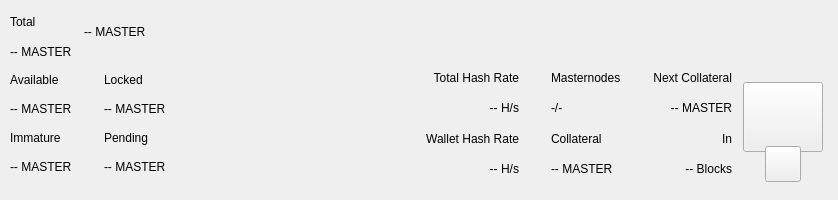
<?xml version="1.0" encoding="UTF-8"?>
<ui version="4.0">
 <class>TopBar</class>
 <widget class="QWidget" name="TopBar">
  <property name="geometry">
   <rect>
    <x>0</x>
    <y>0</y>
    <width>838</width>
    <height>200</height>
   </rect>
  </property>
  <property name="minimumSize">
   <size>
    <width>0</width>
    <height>200</height>
   </size>
  </property>
  <property name="maximumSize">
   <size>
    <width>16777215</width>
    <height>200</height>
   </size>
  </property>
  <property name="windowTitle">
   <string>Form</string>
  </property>
  <layout class="QVBoxLayout" name="verticalLayout_10" stretch="0">
   <property name="spacing">
    <number>0</number>
   </property>
   <property name="leftMargin">
    <number>0</number>
   </property>
   <property name="topMargin">
    <number>0</number>
   </property>
   <property name="rightMargin">
    <number>0</number>
   </property>
   <property name="bottomMargin">
    <number>0</number>
   </property>
   <item>
    <widget class="PFBorderImage" name="containerTop">
     <layout class="QVBoxLayout" name="verticalLayout_11">
      <property name="spacing">
       <number>0</number>
      </property>
      <property name="leftMargin">
       <number>0</number>
      </property>
      <property name="topMargin">
       <number>0</number>
      </property>
      <property name="rightMargin">
       <number>0</number>
      </property>
      <property name="bottomMargin">
       <number>0</number>
      </property>
      <item>
       <widget class="QWidget" name="top_container_2" native="true">
        <property name="minimumSize">
         <size>
          <width>0</width>
          <height>65</height>
         </size>
        </property>
        <layout class="QHBoxLayout" name="top_container">
         <property name="spacing">
          <number>0</number>
         </property>
         <property name="leftMargin">
          <number>10</number>
         </property>
         <property name="topMargin">
          <number>0</number>
         </property>
         <property name="rightMargin">
          <number>10</number>
         </property>
         <property name="bottomMargin">
          <number>0</number>
         </property>
         <item>
          <layout class="QHBoxLayout" name="horizontalLayout_4">
           <property name="spacing">
            <number>12</number>
           </property>
           <property name="rightMargin">
            <number>0</number>
           </property>
           <item>
            <widget class="QWidget" name="widgetAmount" native="true">
             <layout class="QVBoxLayout" name="verticalLayout_2">
              <property name="spacing">
               <number>2</number>
              </property>
              <property name="leftMargin">
               <number>0</number>
              </property>
              <property name="topMargin">
               <number>8</number>
              </property>
              <property name="rightMargin">
               <number>0</number>
              </property>
              <property name="bottomMargin">
               <number>0</number>
              </property>
              <item>
               <widget class="QLabel" name="labelTitle1">
                <property name="text">
                 <string>Total</string>
                </property>
               </widget>
              </item>
              <item>
               <widget class="PrivateQLabel" name="labelAmountPiv">
                <property name="text">
                 <string notr="true">-- MASTER</string>
                </property>
               </widget>
              </item>
             </layout>
            </widget>
           </item>
           <item alignment="Qt::AlignVCenter">
            <widget class="QWidget" name="widgetTopAmount" native="true">
             <property name="sizePolicy">
              <sizepolicy hsizetype="Preferred" vsizetype="Maximum">
               <horstretch>0</horstretch>
               <verstretch>0</verstretch>
              </sizepolicy>
             </property>
             <layout class="QHBoxLayout" name="horizontalLayout_5">
              <property name="spacing">
               <number>0</number>
              </property>
              <property name="leftMargin">
               <number>0</number>
              </property>
              <property name="topMargin">
               <number>0</number>
              </property>
              <property name="rightMargin">
               <number>0</number>
              </property>
              <property name="bottomMargin">
               <number>0</number>
              </property>
              <item alignment="Qt::AlignTop">
               <widget class="PrivateQLabel" name="labelAmountTopPiv">
                <property name="minimumSize">
                 <size>
                  <width>0</width>
                  <height>36</height>
                 </size>
                </property>
                <property name="styleSheet">
                 <string notr="true">padding:0px;margin:0px;</string>
                </property>
                <property name="text">
                 <string notr="true">-- MASTER</string>
                </property>
               </widget>
              </item>
             </layout>
            </widget>
           </item>
           <item>
            <spacer name="horizontalSpacer">
             <property name="orientation">
              <enum>Qt::Horizontal</enum>
             </property>
             <property name="sizeHint" stdset="0">
              <size>
               <width>40</width>
               <height>20</height>
              </size>
             </property>
            </spacer>
           </item>
           <item alignment="Qt::AlignRight">
            <widget class="QWidget" name="layoutSync" native="true">
             <property name="minimumSize">
              <size>
               <width>0</width>
               <height>36</height>
              </size>
             </property>
             <property name="maximumSize">
              <size>
               <width>16777215</width>
               <height>36</height>
              </size>
             </property>
             <layout class="QVBoxLayout" name="verticalLayout_9">
              <property name="leftMargin">
               <number>0</number>
              </property>
              <property name="topMargin">
               <number>0</number>
              </property>
              <property name="rightMargin">
               <number>0</number>
              </property>
              <property name="bottomMargin">
               <number>0</number>
              </property>
              <item>
               <widget class="ExpandableButton" name="pushButtonSync" native="true">
                <property name="minimumSize">
                 <size>
                  <width>36</width>
                  <height>36</height>
                 </size>
                </property>
                <property name="maximumSize">
                 <size>
                  <width>16777215</width>
                  <height>36</height>
                 </size>
                </property>
               </widget>
              </item>
             </layout>
            </widget>
           </item>
           <item>
            <widget class="ExpandableButton" name="pushButtonHDUpgrade" native="true">
             <property name="minimumSize">
              <size>
               <width>36</width>
               <height>36</height>
              </size>
             </property>
             <property name="maximumSize">
              <size>
               <width>16777215</width>
               <height>36</height>
              </size>
             </property>
            </widget>
           </item>
           <item>
            <widget class="ExpandableButton" name="pushButtonStack" native="true">
             <property name="minimumSize">
              <size>
               <width>36</width>
               <height>36</height>
              </size>
             </property>
             <property name="maximumSize">
              <size>
               <width>16777215</width>
               <height>36</height>
              </size>
             </property>
            </widget>
           </item>
           <item>
            <widget class="ExpandableButton" name="pushButtonConf" native="true">
             <property name="minimumSize">
              <size>
               <width>36</width>
               <height>36</height>
              </size>
             </property>
             <property name="maximumSize">
              <size>
               <width>16777215</width>
               <height>36</height>
              </size>
             </property>
            </widget>
           </item>
           <item>
            <widget class="ExpandableButton" name="pushButtonMasternodes" native="true">
             <property name="minimumSize">
              <size>
               <width>36</width>
               <height>36</height>
              </size>
             </property>
             <property name="maximumSize">
              <size>
               <width>16777215</width>
               <height>36</height>
              </size>
             </property>
            </widget>
           </item>
           <item>
            <widget class="ExpandableButton" name="pushButtonConsole" native="true">
             <property name="minimumSize">
              <size>
               <width>36</width>
               <height>36</height>
              </size>
             </property>
             <property name="maximumSize">
              <size>
               <width>16777215</width>
               <height>36</height>
              </size>
             </property>
            </widget>
           </item>
           <item>
            <widget class="ExpandableButton" name="pushButtonConnection" native="true">
             <property name="minimumSize">
              <size>
               <width>36</width>
               <height>36</height>
              </size>
             </property>
             <property name="maximumSize">
              <size>
               <width>16777215</width>
               <height>36</height>
              </size>
             </property>
            </widget>
           </item>
           <item>
            <widget class="ExpandableButton" name="pushButtonTor" native="true">
             <property name="minimumSize">
              <size>
               <width>36</width>
               <height>36</height>
              </size>
             </property>
             <property name="maximumSize">
              <size>
               <width>16777215</width>
               <height>36</height>
              </size>
             </property>
            </widget>
           </item>
           <item>
            <widget class="ExpandableButton" name="pushButtonLock" native="true">
             <property name="sizePolicy">
              <sizepolicy hsizetype="Expanding" vsizetype="Expanding">
               <horstretch>0</horstretch>
               <verstretch>0</verstretch>
              </sizepolicy>
             </property>
             <property name="minimumSize">
              <size>
               <width>36</width>
               <height>0</height>
              </size>
             </property>
             <property name="maximumSize">
              <size>
               <width>16777215</width>
               <height>36</height>
              </size>
             </property>
            </widget>
           </item>
           <item>
            <widget class="ExpandableButton" name="pushButtonTheme" native="true">
             <property name="minimumSize">
              <size>
               <width>36</width>
               <height>36</height>
              </size>
             </property>
             <property name="maximumSize">
              <size>
               <width>16777215</width>
               <height>36</height>
              </size>
             </property>
            </widget>
           </item>
           <item>
            <widget class="ExpandableButton" name="pushButtonFAQ" native="true">
             <property name="minimumSize">
              <size>
               <width>36</width>
               <height>36</height>
              </size>
             </property>
             <property name="maximumSize">
              <size>
               <width>16777215</width>
               <height>36</height>
              </size>
             </property>
            </widget>
           </item>
           <item>
            <widget class="ExpandableButton" name="pushButtonPrivacy" native="true">
             <property name="minimumSize">
              <size>
               <width>36</width>
               <height>36</height>
              </size>
             </property>
             <property name="maximumSize">
              <size>
               <width>16777215</width>
               <height>36</height>
              </size>
             </property>
            </widget>
           </item>
          </layout>
         </item>
        </layout>
       </widget>
      </item>
      <item>
       <widget class="QWidget" name="bottom_container" native="true">
        <property name="minimumSize">
         <size>
          <width>0</width>
          <height>135</height>
         </size>
        </property>
        <layout class="QHBoxLayout" name="botton_container">
         <property name="leftMargin">
          <number>10</number>
         </property>
         <property name="topMargin">
          <number>0</number>
         </property>
         <property name="rightMargin">
          <number>10</number>
         </property>
         <property name="bottomMargin">
          <number>10</number>
         </property>
         <item>
          <layout class="QHBoxLayout" name="horizontalLayout_3">
           <property name="spacing">
            <number>0</number>
           </property>
           <property name="bottomMargin">
            <number>9</number>
           </property>
           <item>
            <layout class="QVBoxLayout" name="verticalLayout_7">
             <property name="spacing">
              <number>0</number>
             </property>
             <property name="leftMargin">
              <number>0</number>
             </property>
             <property name="rightMargin">
              <number>0</number>
             </property>
             <item>
              <layout class="QHBoxLayout" name="horizontalLayout_2">
               <property name="spacing">
                <number>0</number>
               </property>
               <item>
                <layout class="QVBoxLayout" name="verticalLayout_6">
                 <item>
                  <widget class="QLabel" name="labelTitle5">
                   <property name="text">
                    <string>Available</string>
                   </property>
                  </widget>
                 </item>
                 <item>
                  <widget class="PrivateQLabel" name="labelAvailablePiv">
                   <property name="text">
                    <string>-- MASTER</string>
                   </property>
                  </widget>
                 </item>
                 <item>
                  <widget class="QLabel" name="labelTitle4">
                   <property name="text">
                    <string>Immature</string>
                   </property>
                  </widget>
                 </item>
                 <item>
                  <widget class="PrivateQLabel" name="labelImmaturePiv">
                   <property name="text">
                    <string notr="true">-- MASTER</string>
                   </property>
                  </widget>
                 </item>
                </layout>
               </item>
               <item>
                <layout class="QVBoxLayout" name="verticalLayout_8">
                 <property name="leftMargin">
                  <number>32</number>
                 </property>
                 <item>
                  <widget class="QLabel" name="labelTitle6">
                   <property name="text">
                    <string>Locked</string>
                   </property>
                  </widget>
                 </item>
                 <item>
                  <widget class="PrivateQLabel" name="labelLockedPiv">
                   <property name="text">
                    <string>-- MASTER</string>
                   </property>
                  </widget>
                 </item>
                 <item>
                  <widget class="QLabel" name="labelTitle3">
                   <property name="text">
                    <string>Pending</string>
                   </property>
                  </widget>
                 </item>
                 <item>
                  <widget class="PrivateQLabel" name="labelPendingPiv">
                   <property name="text">
                    <string notr="true">-- MASTER</string>
                   </property>
                  </widget>
                 </item>
                </layout>
               </item>
              </layout>
             </item>
            </layout>
           </item>
          </layout>
         </item>
         <item>
          <spacer name="horizontalSpacer_2">
           <property name="orientation">
            <enum>Qt::Horizontal</enum>
           </property>
           <property name="sizeHint" stdset="0">
            <size>
             <width>40</width>
             <height>20</height>
            </size>
           </property>
          </spacer>
         </item>
         <item>
          <layout class="QHBoxLayout" name="horizontalLayout_6">
           <property name="spacing">
            <number>0</number>
           </property>
           <property name="rightMargin">
            <number>0</number>
           </property>
           <property name="bottomMargin">
            <number>9</number>
           </property>
           <item>
            <widget class="QWidget" name="widgetStaking" native="true">
             <layout class="QVBoxLayout" name="verticalLayout_12">
              <property name="leftMargin">
               <number>32</number>
              </property>
              <property name="topMargin">
               <number>0</number>
              </property>
              <property name="rightMargin">
               <number>0</number>
              </property>
              <property name="bottomMargin">
               <number>0</number>
              </property>
              <item>
               <widget class="QLabel" name="labelNetworkHashRateTitle">
                <property name="text">
                 <string>Total Hash Rate</string>
                </property>
                <property name="textFormat">
                 <enum>Qt::AutoText</enum>
                </property>
                <property name="alignment">
                 <set>Qt::AlignRight|Qt::AlignTrailing|Qt::AlignVCenter</set>
                </property>
               </widget>
              </item>
              <item>
               <widget class="QLabel" name="labelNetworkHashRateValue">
                <property name="layoutDirection">
                 <enum>Qt::LeftToRight</enum>
                </property>
                <property name="text">
                 <string>-- H/s</string>
                </property>
                <property name="textFormat">
                 <enum>Qt::AutoText</enum>
                </property>
                <property name="alignment">
                 <set>Qt::AlignRight|Qt::AlignTrailing|Qt::AlignVCenter</set>
                </property>
               </widget>
              </item>
              <item>
               <widget class="QLabel" name="labelWalletHashRateTitle">
                <property name="text">
                 <string>Wallet Hash Rate</string>
                </property>
                <property name="textFormat">
                 <enum>Qt::AutoText</enum>
                </property>
                <property name="alignment">
                 <set>Qt::AlignRight|Qt::AlignTrailing|Qt::AlignVCenter</set>
                </property>
               </widget>
              </item>
              <item>
               <widget class="PrivateQLabel" name="labelWalletHashRateValue">
                <property name="text">
                 <string notr="true">-- H/s</string>
                </property>
                <property name="textFormat">
                 <enum>Qt::AutoText</enum>
                </property>
                <property name="alignment">
                 <set>Qt::AlignRight|Qt::AlignTrailing|Qt::AlignVCenter</set>
                </property>
               </widget>
              </item>
             </layout>
            </widget>
           </item>
           <item>
            <widget class="QWidget" name="widgetMasternodes" native="true">
             <layout class="QVBoxLayout">
              <property name="leftMargin">
               <number>32</number>
              </property>
              <property name="topMargin">
               <number>0</number>
              </property>
              <property name="rightMargin">
               <number>0</number>
              </property>
              <property name="bottomMargin">
               <number>0</number>
              </property>
              <item>
               <widget class="QLabel" name="labelMasternodesTitle">
                <property name="text">
                 <string>Masternodes</string>
                </property>
               </widget>
              </item>
              <item>
               <widget class="PrivateQLabel" name="labelMasternodeCount">
                <property name="text">
                 <string>-/-</string>
                </property>
               </widget>
              </item>
              <item>
               <widget class="QLabel" name="labelCollateralTitle">
                <property name="text">
                 <string>Collateral</string>
                </property>
               </widget>
              </item>
              <item>
               <widget class="QLabel" name="labelCollateralValue">
                <property name="text">
                 <string notr="true">-- MASTER</string>
                </property>
               </widget>
              </item>
             </layout>
            </widget>
           </item>
           <item>
            <widget class="QWidget" name="widgetNextCollateral" native="true">
             <layout class="QVBoxLayout" name="verticalLayout_12">
              <property name="leftMargin">
               <number>32</number>
              </property>
              <property name="topMargin">
               <number>0</number>
              </property>
              <property name="rightMargin">
               <number>0</number>
              </property>
              <property name="bottomMargin">
               <number>0</number>
              </property>
              <item>
               <widget class="QLabel" name="labelNextMasternodesTitle">
                <property name="text">
                 <string>Next Collateral</string>
                </property>
                <property name="textFormat">
                 <enum>Qt::AutoText</enum>
                </property>
                <property name="alignment">
                 <set>Qt::AlignRight|Qt::AlignTrailing|Qt::AlignVCenter</set>
                </property>
               </widget>
              </item>
              <item>
               <widget class="QLabel" name="labelNextCollateralValue">
                <property name="text">
                 <string>-- MASTER</string>
                </property>
                <property name="textFormat">
                 <enum>Qt::AutoText</enum>
                </property>
                <property name="alignment">
                 <set>Qt::AlignRight|Qt::AlignTrailing|Qt::AlignVCenter</set>
                </property>
               </widget>
              </item>
              <item>
               <widget class="QLabel" name="labelRemainingBlocks">
                <property name="text">
                 <string>In</string>
                </property>
                <property name="textFormat">
                 <enum>Qt::AutoText</enum>
                </property>
                <property name="alignment">
                 <set>Qt::AlignRight|Qt::AlignTrailing|Qt::AlignVCenter</set>
                </property>
               </widget>
              </item>
              <item>
               <widget class="QLabel" name="labelNextCollateralBlocks">
                <property name="text">
                 <string notr="true">-- Blocks</string>
                </property>
                <property name="textFormat">
                 <enum>Qt::AutoText</enum>
                </property>
                <property name="alignment">
                 <set>Qt::AlignRight|Qt::AlignTrailing|Qt::AlignVCenter</set>
                </property>
               </widget>
              </item>
             </layout>
            </widget>
           </item>
          </layout>
         </item>
         <item>
          <widget class="QWidget" name="qrContainer" native="true">
           <property name="sizePolicy">
            <sizepolicy hsizetype="Preferred" vsizetype="Minimum">
             <horstretch>0</horstretch>
             <verstretch>0</verstretch>
            </sizepolicy>
           </property>
           <property name="minimumSize">
            <size>
             <width>90</width>
             <height>110</height>
            </size>
           </property>
           <property name="maximumSize">
            <size>
             <width>90</width>
             <height>110</height>
            </size>
           </property>
           <layout class="QVBoxLayout" name="containerQR">
            <property name="spacing">
             <number>0</number>
            </property>
            <property name="leftMargin">
             <number>5</number>
            </property>
            <property name="topMargin">
             <number>10</number>
            </property>
            <property name="rightMargin">
             <number>5</number>
            </property>
            <property name="bottomMargin">
             <number>0</number>
            </property>
            <item>
             <widget class="QPushButton" name="btnQr">
              <property name="minimumSize">
               <size>
                <width>70</width>
                <height>70</height>
               </size>
              </property>
              <property name="maximumSize">
               <size>
                <width>16777215</width>
                <height>70</height>
               </size>
              </property>
              <property name="focusPolicy">
               <enum>Qt::NoFocus</enum>
              </property>
              <property name="text">
               <string/>
              </property>
              <property name="iconSize">
               <size>
                <width>70</width>
                <height>70</height>
               </size>
              </property>
             </widget>
            </item>
            <item>
             <spacer name="verticalSpacer">
              <property name="orientation">
               <enum>Qt::Vertical</enum>
              </property>
              <property name="sizeType">
               <enum>QSizePolicy::Fixed</enum>
              </property>
              <property name="sizeHint" stdset="0">
               <size>
                <width>20</width>
                <height>20</height>
               </size>
              </property>
             </spacer>
            </item>
            <item alignment="Qt::AlignHCenter|Qt::AlignBottom">
             <widget class="QPushButton" name="pushButtonQR">
              <property name="minimumSize">
               <size>
                <width>36</width>
                <height>36</height>
               </size>
              </property>
              <property name="maximumSize">
               <size>
                <width>36</width>
                <height>36</height>
               </size>
              </property>
              <property name="focusPolicy">
               <enum>Qt::NoFocus</enum>
              </property>
              <property name="text">
               <string/>
              </property>
             </widget>
            </item>
           </layout>
          </widget>
         </item>
        </layout>
       </widget>
      </item>
     </layout>
    </widget>
   </item>
  </layout>
 </widget>
 <customwidgets>
  <customwidget>
   <class>ExpandableButton</class>
   <extends>QWidget</extends>
   <header>qt/pivx/expandablebutton.h</header>
   <container>1</container>
  </customwidget>
  <customwidget>
   <class>PFBorderImage</class>
   <extends>QFrame</extends>
   <header>qt/pivx/pfborderimage.h</header>
   <container>1</container>
  </customwidget>
  <customwidget>
   <class>PrivateQLabel</class>
   <extends>QLabel</extends>
   <header>qt/pivx/privatelabel.h</header>
   <container>0</container>
  </customwidget>
 </customwidgets>
 <resources/>
 <connections/>
</ui>
